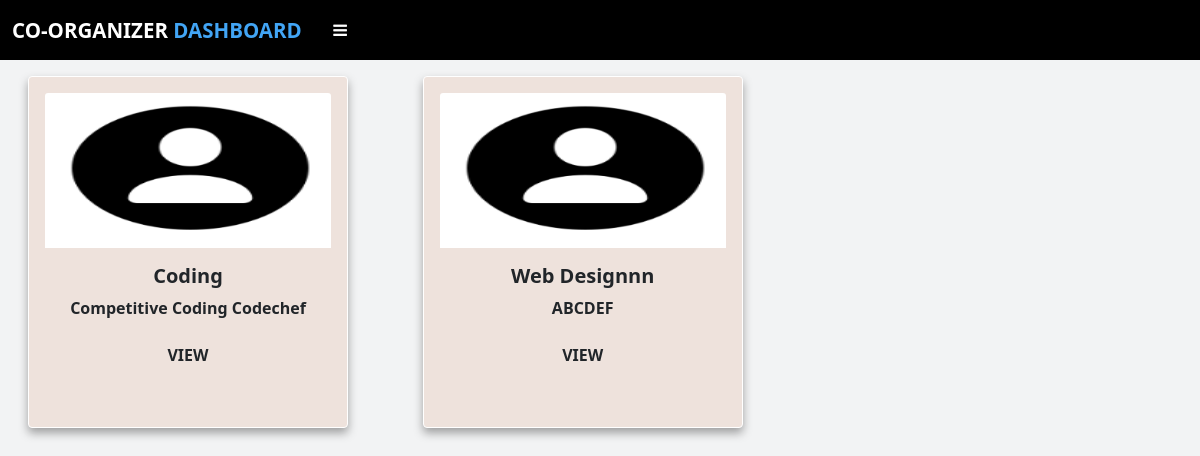
The app's page /coOrganizer_view_event (signed in) with its own data.
### app.py (models this page shows, shortened)
class Event(db.Model):
    id = db.Column(db.Integer,primary_key=True)
    name = db.Column(db.String(50),nullable=False)
    description = db.Column(db.String(255),nullable=False)
    date = db.Column(db.String(50), nullable=False)
    time = db.Column(db.String(50), nullable=False)
    category = db.Column(db.String(50),nullable=False)
    coOrganizer = db.Column(db.String(50),nullable=False)
    organizer = db.Column(db.String(50),nullable=False)
    judge = db.Column(db.String(50),nullable=True)
    participant_id=db.relationship('Participant',cascade="all,delete",backref='participants')

### app.py (the view)
@app.route("/coOrganizer_view_event")
def coOrganizer_view_event():
    if 'coOrganizer' in session:
        events = Event.query.filter_by(coOrganizer=session['coOrganizer_name'])
        return render_template('coOrganizer_view_event.html',data=events)
    else:
        flash("Session Expired","error")
        return redirect(url_for('coOrganizer_log'))

### templates/coOrganizer_view_event.html (shortened to what this page needs)
{% extends "coOrganizer_layout.html" %}
{% block head %} {{ super() }}
{% endblock %}
{% block content %} {% if data %}
<div class="row row-cols-1 row-cols-md-3 g-2 text-center mx-2">
  {% for i in data %}
  <form action="/coOrganizer_event_page/{{i['id']}}" method="POST">
    <div class="col">
      <div
        class="card p-3 m-3 zooom"
        style="width: 20rem; background-color: #eee2dc; height: 22rem"
      >
        <img
          src="../static/face.png"
          height="155px"
          width="105px"
          class="card-img-top"
          alt="candidate_logo"
        />
        <div class="card-body">
          <h5 class="card-title fw-bolder">{{i['name']}}</h5>
          <p class="card-text fw-bold">{{i['description']}}</p>
          <div class="text-center">
            <button class="btn btttn fw-bold" type="submit">VIEW</button>
          </div>
        </div>
      </div>
    </div>
  </form>
  {% endfor %}{% else %}
  <h2 class="text-center mt-5 fw-bold text-uppercase">
    No Events Assigned To You
  </h2>
  {% endif %}
</div>
{% endblock %}

### templates/coOrganizer_layout.html (style rules this page uses)
body { font-family: "Roboto" sans-serif; background-color: #f2f3f4; }
* { margin: 0; padding: 0; text-decoration: none; list-style: none; }
.card { border: solid 1px white; box-shadow: rgba(0, 0, 0, 0.35) 0px 5px 10px; }

### records on screen
Event: name "Coding", description "Competitive Coding Codechef"
Event: name "Web Designnn", description "ABCDEF"
